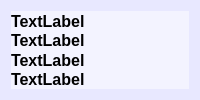
      <widget class="QFrame" name="frameAbout">
       <property name="styleSheet">
        <string notr="true">background-color: rgba(224, 224, 255, 127);</string>
       </property>
       <property name="frameShape">
        <enum>QFrame::NoFrame</enum>
       </property>
       <property name="frameShadow">
        <enum>QFrame::Plain</enum>
       </property>
       <layout class="QVBoxLayout" name="verticalLayout_13">
        <property name="spacing">
         <number>0</number>
        </property>
        <item>
         <layout class="QHBoxLayout" name="horizontalLayout_16">
          <property name="spacing">
           <number>0</number>
          </property>
          <property name="sizeConstraint">
           <enum>QLayout::SetMinimumSize</enum>
          </property>
          <item>
           <widget class="QLabel" name="labelCompany">
            <property name="palette">
             <palette>
              <active>
               <colorrole role="WindowText">
                <brush brushstyle="SolidPattern">
                 <color alpha="255">
                  <red>0</red>
                  <green>0</green>
                  <blue>0</blue>
                 </color>
                </brush>
               </colorrole>
               <colorrole role="Button">
                <brush brushstyle="SolidPattern">
                 <color alpha="127">
                  <red>255</red>
                  <green>255</green>
                  <blue>255</blue>
                 </color>
                </brush>
               </colorrole>
               <colorrole role="Text">
                <brush brushstyle="SolidPattern">
                 <color alpha="255">
                  <red>0</red>
                  <green>0</green>
                  <blue>0</blue>
                 </color>
                </brush>
               </colorrole>
               <colorrole role="ButtonText">
                <brush brushstyle="SolidPattern">
                 <color alpha="255">
                  <red>0</red>
                  <green>0</green>
                  <blue>0</blue>
                 </color>
                </brush>
               </colorrole>
               <colorrole role="Base">
                <brush brushstyle="SolidPattern">
                 <color alpha="127">
                  <red>255</red>
                  <green>255</green>
                  <blue>255</blue>
                 </color>
                </brush>
               </colorrole>
               <colorrole role="Window">
                <brush brushstyle="SolidPattern">
                 <color alpha="127">
                  <red>255</red>
                  <green>255</green>
                  <blue>255</blue>
                 </color>
                </brush>
               </colorrole>
              </active>
              <inactive>
               <colorrole role="WindowText">
                <brush brushstyle="SolidPattern">
                 <color alpha="255">
                  <red>0</red>
                  <green>0</green>
                  <blue>0</blue>
                 </color>
                </brush>
               </colorrole>
               <colorrole role="Button">
                <brush brushstyle="SolidPattern">
                 <color alpha="127">
                  <red>255</red>
                  <green>255</green>
                  <blue>255</blue>
                 </color>
                </brush>
               </colorrole>
               <colorrole role="Text">
                <brush brushstyle="SolidPattern">
                 <color alpha="255">
                  <red>0</red>
                  <green>0</green>
                  <blue>0</blue>
                 </color>
                </brush>
               </colorrole>
               <colorrole role="ButtonText">
                <brush brushstyle="SolidPattern">
                 <color alpha="255">
                  <red>0</red>
                  <green>0</green>
                  <blue>0</blue>
                 </color>
                </brush>
               </colorrole>
               <colorrole role="Base">
                <brush brushstyle="SolidPattern">
                 <color alpha="127">
                  <red>255</red>
                  <green>255</green>
                  <blue>255</blue>
                 </color>
                </brush>
               </colorrole>
               <colorrole role="Window">
                <brush brushstyle="SolidPattern">
                 <color alpha="127">
                  <red>255</red>
                  <green>255</green>
                  <blue>255</blue>
                 </color>
                </brush>
               </colorrole>
              </inactive>
              <disabled>
               <colorrole role="WindowText">
                <brush brushstyle="SolidPattern">
                 <color alpha="255">
                  <red>0</red>
                  <green>0</green>
                  <blue>0</blue>
                 </color>
                </brush>
               </colorrole>
               <colorrole role="Button">
                <brush brushstyle="SolidPattern">
                 <color alpha="127">
                  <red>255</red>
                  <green>255</green>
                  <blue>255</blue>
                 </color>
                </brush>
               </colorrole>
               <colorrole role="Text">
                <brush brushstyle="SolidPattern">
                 <color alpha="255">
                  <red>0</red>
                  <green>0</green>
                  <blue>0</blue>
                 </color>
                </brush>
               </colorrole>
               <colorrole role="ButtonText">
                <brush brushstyle="SolidPattern">
                 <color alpha="255">
                  <red>0</red>
                  <green>0</green>
                  <blue>0</blue>
                 </color>
                </brush>
               </colorrole>
               <colorrole role="Base">
                <brush brushstyle="SolidPattern">
                 <color alpha="127">
                  <red>255</red>
                  <green>255</green>
                  <blue>255</blue>
                 </color>
                </brush>
               </colorrole>
               <colorrole role="Window">
                <brush brushstyle="SolidPattern">
                 <color alpha="127">
                  <red>255</red>
                  <green>255</green>
                  <blue>255</blue>
                 </color>
                </brush>
               </colorrole>
              </disabled>
             </palette>
            </property>
            <property name="font">
             <font>
              <pointsize>12</pointsize>
              <weight>75</weight>
              <italic>false</italic>
              <bold>true</bold>
             </font>
            </property>
            <property name="styleSheet">
             <string notr="true">background-color: rgba(255, 255, 255, 127);
color: rgb(0, 0, 0);</string>
            </property>
            <property name="text">
             <string>TextLabel</string>
            </property>
           </widget>
          </item>
         </layout>
        </item>
        <item>
         <layout class="QHBoxLayout" name="horizontalLayout_19">
          <property name="spacing">
           <number>0</number>
          </property>
          <property name="sizeConstraint">
           <enum>QLayout::SetMinimumSize</enum>
          </property>
          <item>
           <widget class="QLabel" name="labelHomePage">
            <property name="palette">
             <palette>
              <active>
               <colorrole role="WindowText">
                <brush brushstyle="SolidPattern">
                 <color alpha="255">
                  <red>0</red>
                  <green>0</green>
                  <blue>0</blue>
                 </color>
                </brush>
               </colorrole>
               <colorrole role="Button">
                <brush brushstyle="SolidPattern">
                 <color alpha="127">
                  <red>255</red>
                  <green>255</green>
                  <blue>255</blue>
                 </color>
                </brush>
               </colorrole>
               <colorrole role="Text">
                <brush brushstyle="SolidPattern">
                 <color alpha="255">
                  <red>0</red>
                  <green>0</green>
                  <blue>0</blue>
                 </color>
                </brush>
               </colorrole>
               <colorrole role="ButtonText">
                <brush brushstyle="SolidPattern">
                 <color alpha="255">
                  <red>0</red>
                  <green>0</green>
                  <blue>0</blue>
                 </color>
                </brush>
               </colorrole>
               <colorrole role="Base">
                <brush brushstyle="SolidPattern">
                 <color alpha="127">
                  <red>255</red>
                  <green>255</green>
                  <blue>255</blue>
                 </color>
                </brush>
               </colorrole>
               <colorrole role="Window">
                <brush brushstyle="SolidPattern">
                 <color alpha="127">
                  <red>255</red>
                  <green>255</green>
                  <blue>255</blue>
                 </color>
                </brush>
               </colorrole>
              </active>
              <inactive>
               <colorrole role="WindowText">
                <brush brushstyle="SolidPattern">
                 <color alpha="255">
                  <red>0</red>
                  <green>0</green>
                  <blue>0</blue>
                 </color>
                </brush>
               </colorrole>
               <colorrole role="Button">
                <brush brushstyle="SolidPattern">
                 <color alpha="127">
                  <red>255</red>
                  <green>255</green>
                  <blue>255</blue>
                 </color>
                </brush>
               </colorrole>
               <colorrole role="Text">
                <brush brushstyle="SolidPattern">
                 <color alpha="255">
                  <red>0</red>
                  <green>0</green>
                  <blue>0</blue>
                 </color>
                </brush>
               </colorrole>
               <colorrole role="ButtonText">
                <brush brushstyle="SolidPattern">
                 <color alpha="255">
                  <red>0</red>
                  <green>0</green>
                  <blue>0</blue>
                 </color>
                </brush>
               </colorrole>
               <colorrole role="Base">
                <brush brushstyle="SolidPattern">
                 <color alpha="127">
                  <red>255</red>
                  <green>255</green>
                  <blue>255</blue>
                 </color>
                </brush>
               </colorrole>
               <colorrole role="Window">
                <brush brushstyle="SolidPattern">
                 <color alpha="127">
                  <red>255</red>
                  <green>255</green>
                  <blue>255</blue>
                 </color>
                </brush>
               </colorrole>
              </inactive>
              <disabled>
               <colorrole role="WindowText">
                <brush brushstyle="SolidPattern">
                 <color alpha="255">
                  <red>0</red>
                  <green>0</green>
                  <blue>0</blue>
                 </color>
                </brush>
               </colorrole>
               <colorrole role="Button">
                <brush brushstyle="SolidPattern">
                 <color alpha="127">
                  <red>255</red>
                  <green>255</green>
                  <blue>255</blue>
                 </color>
                </brush>
               </colorrole>
               <colorrole role="Text">
                <brush brushstyle="SolidPattern">
                 <color alpha="255">
                  <red>0</red>
                  <green>0</green>
                  <blue>0</blue>
                 </color>
                </brush>
               </colorrole>
               <colorrole role="ButtonText">
                <brush brushstyle="SolidPattern">
                 <color alpha="255">
                  <red>0</red>
                  <green>0</green>
                  <blue>0</blue>
                 </color>
                </brush>
               </colorrole>
               <colorrole role="Base">
                <brush brushstyle="SolidPattern">
                 <color alpha="127">
                  <red>255</red>
                  <green>255</green>
                  <blue>255</blue>
                 </color>
                </brush>
               </colorrole>
               <colorrole role="Window">
                <brush brushstyle="SolidPattern">
                 <color alpha="127">
                  <red>255</red>
                  <green>255</green>
                  <blue>255</blue>
                 </color>
                </brush>
               </colorrole>
              </disabled>
             </palette>
            </property>
            <property name="font">
             <font>
              <pointsize>12</pointsize>
              <weight>75</weight>
              <italic>false</italic>
              <bold>true</bold>
             </font>
            </property>
            <property name="styleSheet">
             <string notr="true">background-color: rgba(255, 255, 255, 127);
color: rgb(0, 0, 0);</string>
            </property>
            <property name="text">
             <string>TextLabel</string>
            </property>
           </widget>
          </item>
         </layout>
        </item>
        <item>
         <layout class="QHBoxLayout" name="horizontalLayout_17">
          <property name="spacing">
           <number>0</number>
          </property>
          <property name="sizeConstraint">
           <enum>QLayout::SetMinimumSize</enum>
          </property>
          <item>
           <widget class="QLabel" name="labelSupport">
            <property name="palette">
             <palette>
              <active>
               <colorrole role="WindowText">
                <brush brushstyle="SolidPattern">
                 <color alpha="255">
                  <red>0</red>
                  <green>0</green>
                  <blue>0</blue>
                 </color>
                </brush>
               </colorrole>
               <colorrole role="Button">
                <brush brushstyle="SolidPattern">
                 <color alpha="127">
                  <red>255</red>
                  <green>255</green>
                  <blue>255</blue>
                 </color>
                </brush>
               </colorrole>
               <colorrole role="Text">
                <brush brushstyle="SolidPattern">
                 <color alpha="255">
                  <red>0</red>
                  <green>0</green>
                  <blue>0</blue>
                 </color>
                </brush>
               </colorrole>
               <colorrole role="ButtonText">
                <brush brushstyle="SolidPattern">
                 <color alpha="255">
                  <red>0</red>
                  <green>0</green>
                  <blue>0</blue>
                 </color>
                </brush>
               </colorrole>
               <colorrole role="Base">
                <brush brushstyle="SolidPattern">
                 <color alpha="127">
                  <red>255</red>
                  <green>255</green>
                  <blue>255</blue>
                 </color>
                </brush>
               </colorrole>
               <colorrole role="Window">
                <brush brushstyle="SolidPattern">
                 <color alpha="127">
                  <red>255</red>
                  <green>255</green>
                  <blue>255</blue>
                 </color>
                </brush>
               </colorrole>
              </active>
              <inactive>
               <colorrole role="WindowText">
                <brush brushstyle="SolidPattern">
                 <color alpha="255">
                  <red>0</red>
                  <green>0</green>
                  <blue>0</blue>
                 </color>
                </brush>
               </colorrole>
               <colorrole role="Button">
                <brush brushstyle="SolidPattern">
                 <color alpha="127">
                  <red>255</red>
                  <green>255</green>
                  <blue>255</blue>
                 </color>
                </brush>
               </colorrole>
               <colorrole role="Text">
                <brush brushstyle="SolidPattern">
                 <color alpha="255">
                  <red>0</red>
                  <green>0</green>
                  <blue>0</blue>
                 </color>
                </brush>
               </colorrole>
               <colorrole role="ButtonText">
                <brush brushstyle="SolidPattern">
                 <color alpha="255">
                  <red>0</red>
                  <green>0</green>
                  <blue>0</blue>
                 </color>
                </brush>
               </colorrole>
               <colorrole role="Base">
                <brush brushstyle="SolidPattern">
                 <color alpha="127">
                  <red>255</red>
                  <green>255</green>
                  <blue>255</blue>
                 </color>
                </brush>
               </colorrole>
               <colorrole role="Window">
                <brush brushstyle="SolidPattern">
                 <color alpha="127">
                  <red>255</red>
                  <green>255</green>
                  <blue>255</blue>
                 </color>
                </brush>
               </colorrole>
              </inactive>
              <disabled>
               <colorrole role="WindowText">
                <brush brushstyle="SolidPattern">
                 <color alpha="255">
                  <red>0</red>
                  <green>0</green>
                  <blue>0</blue>
                 </color>
                </brush>
               </colorrole>
               <colorrole role="Button">
                <brush brushstyle="SolidPattern">
                 <color alpha="127">
                  <red>255</red>
                  <green>255</green>
                  <blue>255</blue>
                 </color>
                </brush>
               </colorrole>
               <colorrole role="Text">
                <brush brushstyle="SolidPattern">
                 <color alpha="255">
                  <red>0</red>
                  <green>0</green>
                  <blue>0</blue>
                 </color>
                </brush>
               </colorrole>
               <colorrole role="ButtonText">
                <brush brushstyle="SolidPattern">
                 <color alpha="255">
                  <red>0</red>
                  <green>0</green>
                  <blue>0</blue>
                 </color>
                </brush>
               </colorrole>
               <colorrole role="Base">
                <brush brushstyle="SolidPattern">
                 <color alpha="127">
                  <red>255</red>
                  <green>255</green>
                  <blue>255</blue>
                 </color>
                </brush>
               </colorrole>
               <colorrole role="Window">
                <brush brushstyle="SolidPattern">
                 <color alpha="127">
                  <red>255</red>
                  <green>255</green>
                  <blue>255</blue>
                 </color>
                </brush>
               </colorrole>
              </disabled>
             </palette>
            </property>
            <property name="font">
             <font>
              <pointsize>12</pointsize>
              <weight>75</weight>
              <italic>false</italic>
              <bold>true</bold>
             </font>
            </property>
            <property name="styleSheet">
             <string notr="true">background-color: rgba(255, 255, 255, 127);
color: rgb(0, 0, 0);</string>
            </property>
            <property name="text">
             <string>TextLabel</string>
            </property>
           </widget>
          </item>
         </layout>
        </item>
        <item>
         <layout class="QHBoxLayout" name="horizontalLayout_9">
          <property name="spacing">
           <number>0</number>
          </property>
          <property name="sizeConstraint">
           <enum>QLayout::SetMinimumSize</enum>
          </property>
          <item>
           <widget class="QLabel" name="labelVersion">
            <property name="palette">
             <palette>
              <active>
               <colorrole role="WindowText">
                <brush brushstyle="SolidPattern">
                 <color alpha="255">
                  <red>0</red>
                  <green>0</green>
                  <blue>0</blue>
                 </color>
                </brush>
               </colorrole>
               <colorrole role="Button">
                <brush brushstyle="SolidPattern">
                 <color alpha="127">
                  <red>255</red>
                  <green>255</green>
                  <blue>255</blue>
                 </color>
                </brush>
               </colorrole>
               <colorrole role="Text">
                <brush brushstyle="SolidPattern">
                 <color alpha="255">
                  <red>0</red>
                  <green>0</green>
                  <blue>0</blue>
                 </color>
                </brush>
               </colorrole>
               <colorrole role="ButtonText">
                <brush brushstyle="SolidPattern">
                 <color alpha="255">
                  <red>0</red>
                  <green>0</green>
                  <blue>0</blue>
                 </color>
                </brush>
               </colorrole>
               <colorrole role="Base">
                <brush brushstyle="SolidPattern">
                 <color alpha="127">
                  <red>255</red>
                  <green>255</green>
                  <blue>255</blue>
                 </color>
                </brush>
               </colorrole>
               <colorrole role="Window">
                <brush brushstyle="SolidPattern">
                 <color alpha="127">
                  <red>255</red>
                  <green>255</green>
                  <blue>255</blue>
                 </color>
                </brush>
               </colorrole>
              </active>
              <inactive>
               <colorrole role="WindowText">
                <brush brushstyle="SolidPattern">
                 <color alpha="255">
                  <red>0</red>
                  <green>0</green>
                  <blue>0</blue>
                 </color>
                </brush>
               </colorrole>
               <colorrole role="Button">
                <brush brushstyle="SolidPattern">
                 <color alpha="127">
                  <red>255</red>
                  <green>255</green>
                  <blue>255</blue>
                 </color>
                </brush>
               </colorrole>
               <colorrole role="Text">
                <brush brushstyle="SolidPattern">
                 <color alpha="255">
                  <red>0</red>
                  <green>0</green>
                  <blue>0</blue>
                 </color>
                </brush>
               </colorrole>
               <colorrole role="ButtonText">
                <brush brushstyle="SolidPattern">
                 <color alpha="255">
                  <red>0</red>
                  <green>0</green>
                  <blue>0</blue>
                 </color>
                </brush>
               </colorrole>
               <colorrole role="Base">
                <brush brushstyle="SolidPattern">
                 <color alpha="127">
                  <red>255</red>
                  <green>255</green>
                  <blue>255</blue>
                 </color>
                </brush>
               </colorrole>
               <colorrole role="Window">
                <brush brushstyle="SolidPattern">
                 <color alpha="127">
                  <red>255</red>
                  <green>255</green>
                  <blue>255</blue>
                 </color>
                </brush>
               </colorrole>
              </inactive>
              <disabled>
               <colorrole role="WindowText">
                <brush brushstyle="SolidPattern">
                 <color alpha="255">
                  <red>0</red>
                  <green>0</green>
                  <blue>0</blue>
                 </color>
                </brush>
               </colorrole>
               <colorrole role="Button">
                <brush brushstyle="SolidPattern">
                 <color alpha="127">
                  <red>255</red>
                  <green>255</green>
                  <blue>255</blue>
                 </color>
                </brush>
               </colorrole>
               <colorrole role="Text">
                <brush brushstyle="SolidPattern">
                 <color alpha="255">
                  <red>0</red>
                  <green>0</green>
                  <blue>0</blue>
                 </color>
                </brush>
               </colorrole>
               <colorrole role="ButtonText">
                <brush brushstyle="SolidPattern">
                 <color alpha="255">
                  <red>0</red>
                  <green>0</green>
                  <blue>0</blue>
                 </color>
                </brush>
               </colorrole>
               <colorrole role="Base">
                <brush brushstyle="SolidPattern">
                 <color alpha="127">
                  <red>255</red>
                  <green>255</green>
                  <blue>255</blue>
                 </color>
                </brush>
               </colorrole>
               <colorrole role="Window">
                <brush brushstyle="SolidPattern">
                 <color alpha="127">
                  <red>255</red>
                  <green>255</green>
                  <blue>255</blue>
                 </color>
                </brush>
               </colorrole>
              </disabled>
             </palette>
            </property>
            <property name="font">
             <font>
              <pointsize>12</pointsize>
              <weight>75</weight>
              <italic>false</italic>
              <bold>true</bold>
             </font>
            </property>
            <property name="styleSheet">
             <string notr="true">background-color: rgba(255, 255, 255, 127);
color: rgb(0, 0, 0);</string>
            </property>
            <property name="text">
             <string>TextLabel</string>
            </property>
           </widget>
          </item>
         </layout>
        </item>
       </layout>
      </widget>
